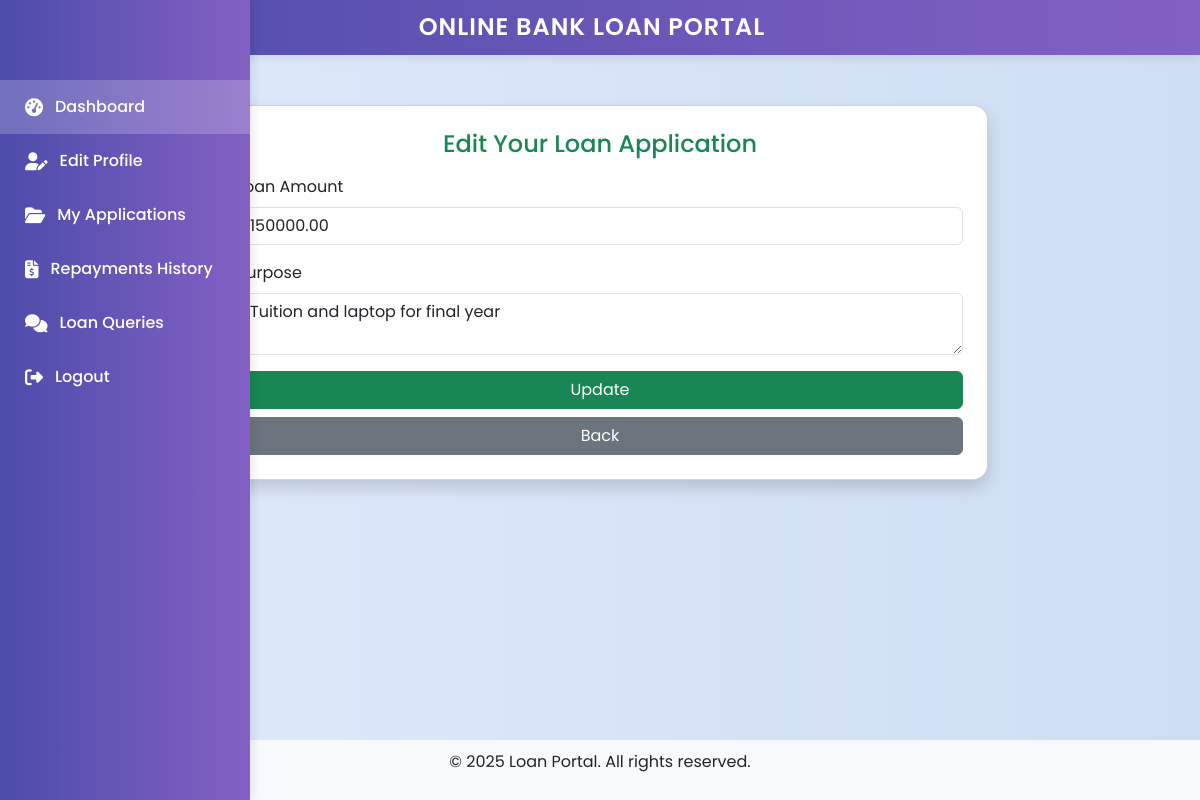
Screenshot of /Customer/edit-loan.php?id=23 (signed in) with the database file from the repository.
### tables this page shows
CREATE TABLE `loan_applications` (
  `id` int(11) NOT NULL,
  `user_id` int(11) NOT NULL,
  `loan_type_id` int(11) NOT NULL,
  `amount` decimal(10,2) NOT NULL,
  `purpose` text NOT NULL,
  `proof_file` varchar(255) NOT NULL,
  `status` enum('Pending','Approved','Rejected') DEFAULT 'Pending',
  `feedback` text DEFAULT NULL,
  `created_at` timestamp NOT NULL DEFAULT current_timestamp(),
  `total_repaid` decimal(10,2) DEFAULT 0.00,
  `due_date` date DEFAULT NULL,
  `application_type` enum('domestic','overseas') NOT NULL DEFAULT 'domestic',
  `officer_id` int(11) DEFAULT NULL
);

### Customer/edit-loan.php (the view, shortened to what this page needs)
<?php
include '../dbconnection.php';
$id = $_GET['id'] ?? null;
$stmt = $conn->prepare("SELECT * FROM loan_applications WHERE id = ? AND user_id = ?");
$stmt->execute([$id, $_SESSION['customer_id']]);
$loan = $stmt->fetch(PDO::FETCH_ASSOC);
?>
<!DOCTYPE html>
<html lang="en">
<head>
    <link href="https://cdn.jsdelivr.net/npm/bootstrap@5.3.0/dist/css/bootstrap.min.css" rel="stylesheet">
</head>
<body>
<?php include 'sidebar.php'; ?>
<div class="container">
    <div class="card shadow p-4">
        <h4 class="mb-3 text-success text-center">Edit Your Loan Application</h4>
        <form action="" method="POST">
            <div class="mb-3">
                <label for="amount" class="form-label">Loan Amount</label>
                <input type="number" id="amount" name="amount" value="<?= $loan['amount'] ?>" class="form-control" required>
            </div>
            <div class="mb-3">
                <label for="purpose" class="form-label">Purpose</label>
                <textarea id="purpose" name="purpose" class="form-control" required><?= htmlspecialchars($loan['purpose']) ?></textarea>
            </div>
            <button type="submit" class="btn btn-success w-100">Update</button>
            <a href="customer-applications.php" class="btn btn-secondary w-100 mt-2">Back</a>
        </form>
    </div>
</div>
<footer>
    <p>&copy; 2025 Loan Portal. All rights reserved.</p>
</footer>
</body>
</html>

### Customer/edit-loan.php (style rules this page uses)
body { background: linear-gradient(to right, #e0eafc, #cfdef3); }
.container { max-width: 800px; margin-top: 50px; }
.card { border-radius: 15px; }
footer { position: fixed; bottom: 0; width: 100%; background-color: #f8f9fa; text-align: center; padding: 10px 0; }

### Customer/sidebar.php (style rules this page uses)
body { font-family: 'Poppins', sans-serif; }

### rows the page displays
loan_applications: amount "150000.00", purpose "Tuition and laptop for final year"
